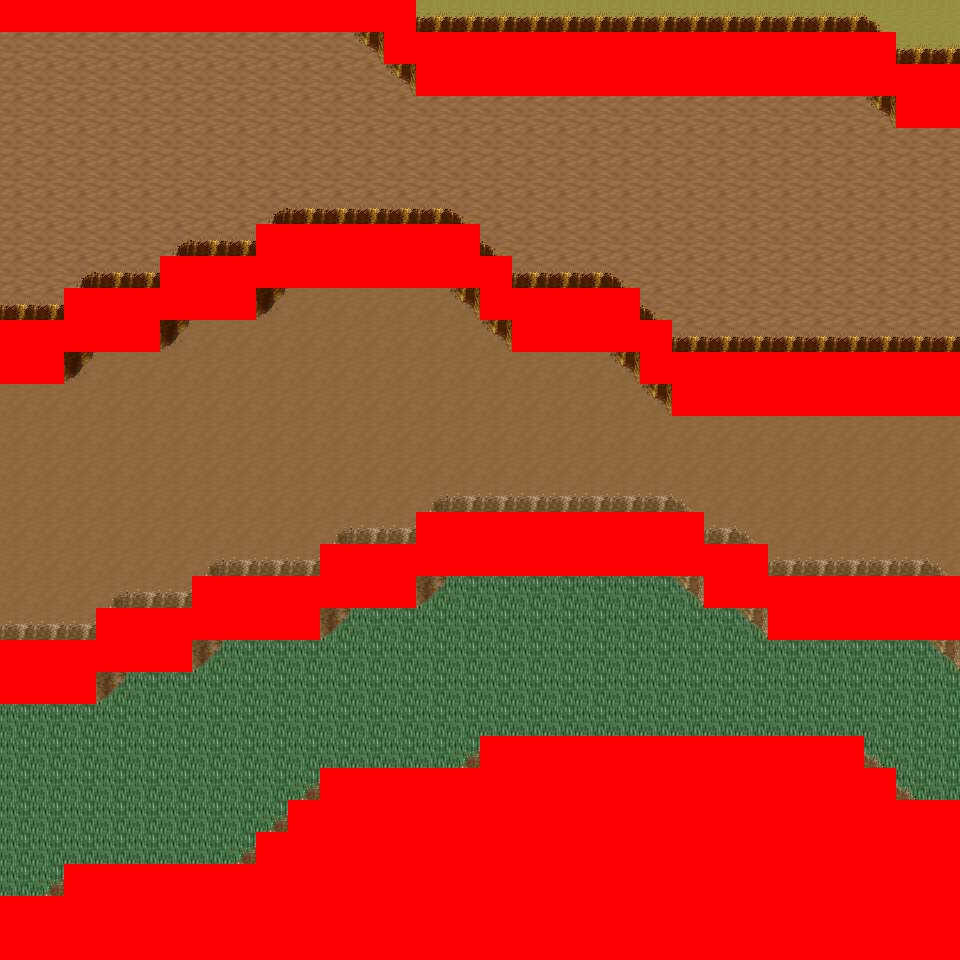

A 2D game scene composited from a Tiled map and its tileset images. What follows is a short description and the map's XML, with each tile layer's data collapsed to a summary:
An orthogonal 30x30 tile map with 32x32 px tiles, 6 tile layers (Ground, Object, Object2, Above, ...), 8 tilesets and 8 objects (8x mapExit).

<map version="1.0" orientation="orthogonal" renderorder="right-down" width="30" height="30" tilewidth="32" tileheight="32" nextobjectid="9">
  <tileset firstgid="1" name="tileset_logic_collision" tilewidth="32" tileheight="32" tilecount="1" columns="1">
    <image source="../drawable/tileset_logic_collision.png" width="32" height="32" />
  </tileset>
  <tileset firstgid="2" name="tileset_ground_ground" tilewidth="32" tileheight="32" tilecount="33" columns="3">
    <image source="../drawable/tileset_ground_ground.png" width="96" height="352" />
  </tileset>
  <tileset firstgid="35" name="tileset_ground_ridge_earth_pale" tilewidth="32" tileheight="32" tilecount="96" columns="12">
    <image source="../drawable/tileset_ground_ridge_earth_pale.png" width="384" height="256" />
  </tileset>
  <tileset firstgid="131" name="tileset_ground_ridge_earth_dark" tilewidth="32" tileheight="32" tilecount="96" columns="12">
    <image source="../drawable/tileset_ground_ridge_earth_dark.png" width="384" height="256" />
  </tileset>
  <tileset firstgid="227" name="tileset_terrain_desert" tilewidth="32" tileheight="32" tilecount="88" columns="8">
    <image source="../drawable/tileset_terrain_desert.png" width="256" height="352" />
  </tileset>
  <tileset firstgid="315" name="tileset_plant_tree_tree_darkgreen" tilewidth="32" tileheight="32" tilecount="88" columns="8">
    <image source="../drawable/tileset_plant_tree_tree_darkgreen.png" width="256" height="352" />
  </tileset>
  <tileset firstgid="403" name="tileset_plant_cactus_2" tilewidth="32" tileheight="32" tilecount="10" columns="5">
    <image source="../drawable/tileset_plant_cactus_2.png" width="160" height="64" />
  </tileset>
  <tileset firstgid="413" name="tileset_ground_sand_2" tilewidth="32" tileheight="32" tilecount="15" columns="5">
    <image source="../drawable/tileset_ground_sand_2.png" width="160" height="96" />
  </tileset>
  <layer name="Ground" width="30" height="30">
    <data>[900 cells, 900 non-empty, 5 distinct tile ids]</data>
  </layer>
  <layer name="Object" width="30" height="30">
    <data>[900 cells, 365 non-empty, 30 distinct tile ids]</data>
  </layer>
  <layer name="Object2" width="30" height="30">
    <data>[900 cells, 0 non-empty, 0 distinct tile ids]</data>
  </layer>
  <layer name="Above" width="30" height="30">
    <data>[900 cells, 12 non-empty, 12 distinct tile ids]</data>
  </layer>
  <layer name="Above2" width="30" height="30">
    <data>[900 cells, 0 non-empty, 0 distinct tile ids]</data>
  </layer>
  <layer name="Walkable" width="30" height="30">
    <data>[900 cells, 329 non-empty, 1 distinct tile ids]</data>
  </layer>
  <objectgroup name="MapEvents">
    <object id="1" name="north" type="mapExit" x="416" y="0" width="544" height="32">
      <properties>
        <property name="map" value="level_0_x20_y147" />
        <property name="x" value="13" />
        <property name="y" value="28" />
      </properties>
    </object>
    <object id="2" name="west" type="mapExit" x="0" y="32" width="32" height="288">
      <properties>
        <property name="map" value="level_0_x19_y148" />
        <property name="x" value="28" />
        <property name="y" value="1" />
      </properties>
    </object>
    <object id="3" name="west2" type="mapExit" x="0" y="384" width="32" height="256">
      <properties>
        <property name="map" value="level_0_x19_y148" />
        <property name="x" value="28" />
        <property name="y" value="12" />
      </properties>
    </object>
    <object id="4" name="west3" type="mapExit" x="0" y="704" width="32" height="192">
      <properties>
        <property name="map" value="level_0_x19_y148" />
        <property name="x" value="28" />
        <property name="y" value="22" />
      </properties>
    </object>
    <object id="5" name="east" type="mapExit" x="928" y="0" width="32" height="64">
      <properties>
        <property name="map" value="level_0_x21_y148" />
        <property name="x" value="1" />
        <property name="y" value="0" />
      </properties>
    </object>
    <object id="6" name="east2" type="mapExit" x="928" y="128" width="32" height="224">
      <properties>
        <property name="map" value="level_0_x21_y148" />
        <property name="x" value="1" />
        <property name="y" value="4" />
      </properties>
    </object>
    <object id="7" name="east3" type="mapExit" x="928" y="416" width="32" height="160">
      <properties>
        <property name="map" value="level_0_x21_y148" />
        <property name="x" value="1" />
        <property name="y" value="13" />
      </properties>
    </object>
    <object id="8" name="east4" type="mapExit" x="928" y="640" width="32" height="160">
      <properties>
        <property name="map" value="level_0_x21_y148" />
        <property name="x" value="1" />
        <property name="y" value="20" />
      </properties>
    </object>
  </objectgroup>
</map>
